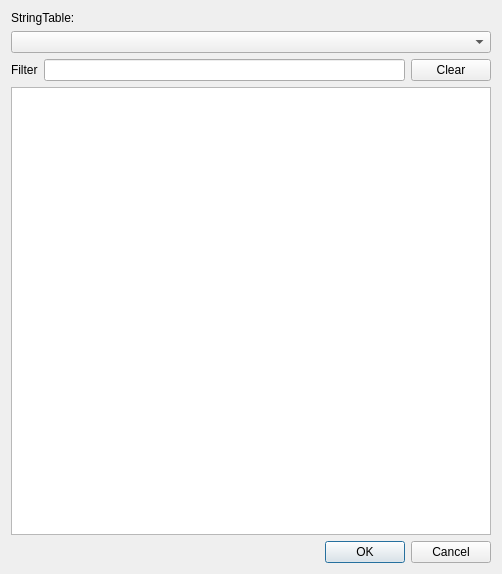
<?xml version="1.0" encoding="UTF-8"?>
<ui version="4.0">
 <class>StringTokenPicker</class>
 <widget class="QDialog" name="StringTokenPicker">
  <property name="geometry">
   <rect>
    <x>0</x>
    <y>0</y>
    <width>502</width>
    <height>574</height>
   </rect>
  </property>
  <property name="windowTitle">
   <string>Select String</string>
  </property>
  <property name="layoutDirection">
   <enum>Qt::LeftToRight</enum>
  </property>
  <layout class="QVBoxLayout" name="verticalLayout">
   <item alignment="Qt::AlignLeft">
    <widget class="QLabel" name="labelStringTable">
     <property name="text">
      <string>StringTable:</string>
     </property>
    </widget>
   </item>
   <item>
    <widget class="QComboBox" name="comboBox"/>
   </item>
   <item>
    <layout class="QHBoxLayout" name="horizontalLayout">
     <item>
      <widget class="QLabel" name="label">
       <property name="text">
        <string>Filter</string>
       </property>
      </widget>
     </item>
     <item>
      <widget class="QLineEdit" name="lineEdit_Filter"/>
     </item>
     <item>
      <widget class="QPushButton" name="pushButton_Clear">
       <property name="sizePolicy">
        <sizepolicy hsizetype="Fixed" vsizetype="Fixed">
         <horstretch>0</horstretch>
         <verstretch>0</verstretch>
        </sizepolicy>
       </property>
       <property name="text">
        <string>Clear</string>
       </property>
      </widget>
     </item>
    </layout>
   </item>
   <item>
    <widget class="QListWidget" name="listWidget"/>
   </item>
   <item>
    <widget class="QDialogButtonBox" name="buttonBox">
     <property name="standardButtons">
      <set>QDialogButtonBox::Cancel|QDialogButtonBox::Ok</set>
     </property>
    </widget>
   </item>
  </layout>
 </widget>
 <resources/>
 <connections>
  <connection>
   <sender>buttonBox</sender>
   <signal>rejected()</signal>
   <receiver>StringTokenPicker</receiver>
   <slot>reject()</slot>
   <hints>
    <hint type="sourcelabel">
     <x>205</x>
     <y>181</y>
    </hint>
    <hint type="destinationlabel">
     <x>149</x>
     <y>104</y>
    </hint>
   </hints>
  </connection>
 </connections>
</ui>
